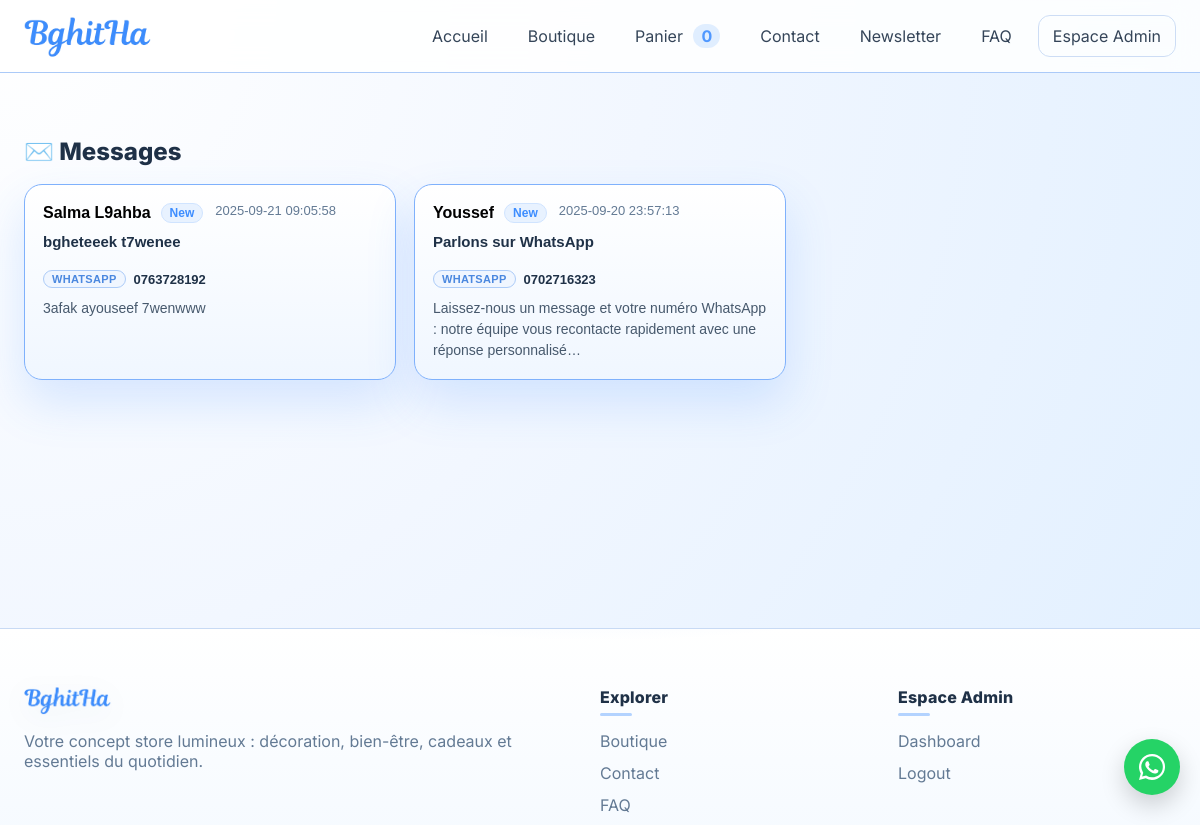
The app's page /admin/messages (signed in) with its own data.
### tables this page shows
CREATE TABLE messages (
            id INTEGER PRIMARY KEY AUTOINCREMENT,
            name TEXT,
            email TEXT,
            subject TEXT,
            message TEXT,
            is_read INTEGER DEFAULT 0,
            created_at TEXT
        , whatsapp TEXT);

### mywebstore/routes/admin.py (the view, shortened to what this page needs)
    @app.route("/admin/messages", methods=["GET", "POST"])
    @login_required
    def admin_messages():
        conn = get_db(app)
        cur = conn.cursor()
        cur.execute("SELECT * FROM messages ORDER BY created_at DESC")
        messages = cur.fetchall()
        release_db(conn)
        return render_template("admin/messages.html", messages=messages)

### mywebstore/database.py (called while the page is built)
def get_db(app: Flask) -> sqlite3.Connection:
    db_path = os.path.join(app.instance_path, "store.db")
    if has_app_context():
        cached = getattr(g, "_db_conn", None)
        if cached is not None:
            return cached
        conn = sqlite3.connect(db_path)
        conn.row_factory = sqlite3.Row
        g._db_conn = conn
        return conn
    conn = sqlite3.connect(db_path)
    conn.row_factory = sqlite3.Row
    return conn

def release_db(conn: Optional[sqlite3.Connection]) -> None:
    if conn is None:
        return
    try:
        conn.close()
    except Exception:
        pass
    if has_app_context() and getattr(g, "_db_conn", None) is conn:
        g._db_conn = None

### mywebstore/utils.py (called while the page is built)
def login_required(view):
    @wraps(view)
    def wrapped(*args, **kwargs):
        if not session.get("admin_id"):
            return redirect(url_for("admin_login", next=request.path))
        return view(*args, **kwargs)
    return wrapped

### templates/admin/messages.html (shortened to what this page needs)
{% extends 'base.html' %}
{% block content %}
  <section class="section admin">
    <h2 class="section-title">✉️ Messages</h2>
    {% if messages %}
      <div class="messages-grid">
        {% for m in messages %}
          <button type="button"
                  class="message-pill {{ 'unread' if not m['is_read'] else '' }}"
                  data-id="{{ m['id'] }}"
                  data-name="{{ m['name'] }}"
                  data-whatsapp="{{ m['whatsapp'] or '' }}"
                  data-subject="{{ m['subject'] or 'No subject' }}"
                  data-created="{{ m['created_at'][:19].replace('T',' ') }}"
                  data-message="{{ m['message']|replace('\n', '&#10;') }}"
                  data-read="{{ 1 if m['is_read'] else 0 }}">
            <div class="pill-top">
              <div class="pill-title">
                <span class="pill-name">{{ m['name'] }}</span>
                <span class="msg-badge {{ 'read' if m['is_read'] else 'new' }}">{{ 'Read' if m['is_read'] else 'New' }}</span>
              </div>
              <span class="pill-date">{{ m['created_at'][:19].replace('T',' ') }}</span>
            </div>
            <div class="pill-subject">{{ m['subject'] or 'No subject' }}</div>
            <div class="pill-contact">
              <span class="pill-contact-label">WhatsApp</span>
              <span class="pill-contact-value">{{ m['whatsapp'] or 'Non communiqué' }}</span>
            </div>
            <div class="pill-snippet">{{ m['message'][:120] }}{% if m['message']|length > 120 %}…{% endif %}</div>
          </button>
        {% endfor %}
      </div>
    {% else %}
      <p class="empty-state">No messages yet.</p>
    {% endif %}
  </section>
{% endblock %}

### static/styles.css (style rules this page uses)
:root { --bg: #f2f7ff; --bg-2: #ffffff; --surface: #ffffff; --surface-2: #e6f1ff; --text: #1f3147; --muted: #637a94; --border: #c8daf4; --brand-a: #3d8dff; --brand-b: #8fc5ff; --brand-c: #dcecff; --accent: var(--brand-a); --danger: #e2546f; --warning: #f0b46a; --success: #3da17f; --admin-gradient-a: #312e81; --admin-gradient-b: #7c3aed; --admin-gradient-c: #22d3ee; --admin-surface-glass: rgba(15, 23, 42, .40); --admin-surface-strong: rgba(15, 23, 42, .75); --admin-border-glass: rgba(255, 255, 255, .22); --admin-glow: rgba(148, 163, 255, .35); --radius: 14px; --radius-sm: 10px; --shadow-sm: 0 4px 16px rgba(61, 141, 255, .12); --shadow: 0 20px 48px rgba(31, 49, 71, .18); --ring: 0 0 0 3px color-mix(in oklab, var(--brand-a) 30%, transparent); }
* { box-sizing:border-box }
html { scroll-behavior:smooth }
html,body { height:100% }
body { margin:0; font-family:'Inter',system-ui,-apple-system,Segoe UI,Roboto,Arial,sans-serif; color:var(--text); background: radial-gradient(circle at top left, #ffffff 0%, var(--bg) 45%, #e0efff 100%); display:flex; flex-direction:column; min-height:100vh; }
.section { margin:40px 0 }
.section-title { font-size:24px; margin:6px 0 18px; font-weight:800 }
.messages-grid { display:grid; grid-template-columns:repeat(auto-fill, minmax(280px, 1fr)); gap:18px; margin-top:18px }
.message-pill { display:flex; flex-direction:column; gap:10px; padding:18px; border:1px solid color-mix(in oklab, var(--border) 85%, transparent); border-radius:18px; background:#fff; text-align:left; cursor:pointer; box-shadow:0 12px 32px rgba(31,49,71,.08); transition:transform .15s ease, box-shadow .15s ease, border-color .15s ease }
.message-pill.unread { border-color:color-mix(in oklab, var(--brand-a) 55%, var(--border)); box-shadow:0 22px 48px rgba(61,141,255,.18); background:linear-gradient(180deg, #fff, color-mix(in oklab, var(--brand-a) 8%, #fff)) }
.pill-top { display:flex; align-items:flex-start; justify-content:space-between; gap:12px }
.pill-title { display:flex; align-items:center; gap:10px; font-weight:700; font-size:16px }
.pill-name { max-width:180px; overflow:hidden; text-overflow:ellipsis; white-space:nowrap }
.pill-date { font-size:13px; color:var(--muted) }
.pill-subject { font-weight:600; font-size:15px; color:var(--text) }
.pill-contact { display:flex; align-items:center; gap:8px; margin-top:10px; font-size:13px; color:color-mix(in oklab, var(--muted) 85%, #000) }
.pill-contact-label { padding:2px 8px; border-radius:999px; background:color-mix(in oklab, var(--brand-a) 8%, #fff); border:1px solid color-mix(in oklab, var(--brand-a) 20%, var(--border)); font-weight:700; text-transform:uppercase; letter-spacing:.3px; font-size:11px; color:color-mix(in oklab, var(--brand-a) 70%, var(--muted)) }
.pill-contact-value { font-weight:600; color:var(--text) }
.pill-snippet { font-size:14px; color:color-mix(in oklab, var(--muted) 80%, #000); line-height:1.5 }
.msg-badge { display:inline-flex; padding:2px 8px; border-radius:999px; font-size:12px; border:1px solid var(--border); background:var(--surface-2); color:var(--muted) }
.msg-badge.new { background:color-mix(in oklab, var(--brand-a) 12%, #fff); color:var(--brand-a); border-color:color-mix(in oklab, var(--brand-a) 25%, #fff) }

### records on screen
messages: name "Salma L9ahba", is_read "New", created_at "2025-09-21 09:05:58", subject "bgheteeek t7wenee", whatsapp "0763728192", message "3afak ayouseef 7wenwww"
messages: name "Youssef", is_read "New", created_at "2025-09-20 23:57:13", subject "Parlons sur WhatsApp", whatsapp "0702716323", message "Laissez-nous un message et votre numéro WhatsApp : notre équipe vous recontacte rapidement avec une réponse personnalisé"

### other values on screen
{{ cart_count }} "0"
